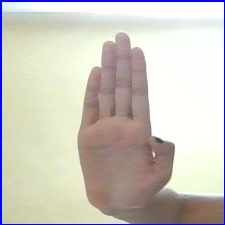
#> input picture Dataset/pataka/pataka-0.jpg, 225 x 225 px; its folder holds only this picture in this run
$ jupyter execute Untitled.ipynb
#> lines starting #> are read from the running program, lines starting #| are printed output that depends on the picture; after the words box and inside, x2 and y2 are one past the last pixel; in counts of white or black regions, pixels touching at a corner belong together
[cell 1]
import cv2
import numpy as np
import glob

[cell 2]
list_of_images = glob.glob("Dataset/pataka/*.jpg")

[cell 3]
list_of_images

[cell 4]
img = cv2.imread(list_of_images[0])
#> img is the input picture: shape (225, 225, 3); mean B, G, R 192, 200.6, 204.8
img_hsv = cv2.cvtColor(img,cv2.COLOR_BGR2HSV)
#> img_hsv: shape (225, 225, 3); mean H, S, V 39.4, 36.2, 213

[cell 5]
import matplotlib.pyplot as plt

[cell 6]
plt.imshow(img)

[cell 7]
img = cv2.imread(list_of_images[0])

converted = cv2.cvtColor(img, cv2.COLOR_BGR2HSV)

lower = np.array([0, 25, 90], dtype=np.uint8)
upper = np.array([20, 255, 255], dtype=np.uint8)
mask = cv2.inRange(converted, lower, upper)
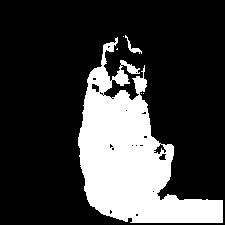
#> mask: shape (225, 225); 23.9% white; 6 white regions (4 under 20 px), largest, box (x1, y1, x2, y2) and area: (78, 37, 223, 223) 12040, (125, 35, 142, 54) 77


dilate_kernel = np.ones((1, 1), np.uint8)
it = 2
mask_d = cv2.dilate(mask, dilate_kernel, iterations=it)


gaussian_kernel = (3, 3)
x_thresh = 100
mask_b = cv2.GaussianBlur(mask_d, gaussian_kernel,
                              x_thresh)
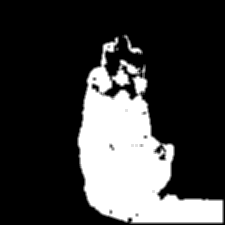
#> mask_b: shape (225, 225); min 0, max 255, mean 61.1

$ run again, on Dataset/pataka/pataka-4.jpg
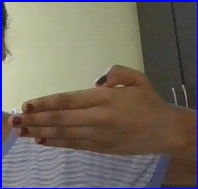
#> input picture Dataset/pataka/pataka-4.jpg, 198 x 189 px
#> img is the input picture: shape (189, 198, 3); mean B, G, R 98.4, 105.9, 114.2
#> img_hsv: shape (189, 198, 3); mean H, S, V 45.8, 73.7, 124.2
#> `mask = cv2.inRange(converted, lower, upper)`:
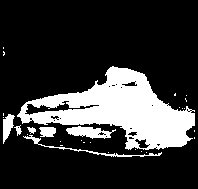
#> mask: shape (189, 198); 21.3% white; 29 white regions (22 under 20 px), largest, box (x1, y1, x2, y2) and area: (17, 66, 195, 150) 6848, (66, 126, 116, 139) 370, (23, 135, 162, 157) 281
#> `mask_b = cv2.GaussianBlur(mask_d, gaussian_kernel, x_thresh)`:
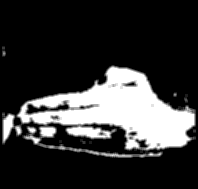
#> mask_b: shape (189, 198); min 0, max 255, mean 54.3

$ run again, on Dataset/pataka/pataka-5.jpg
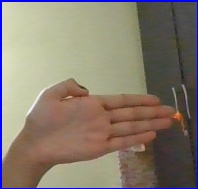
#> input picture Dataset/pataka/pataka-5.jpg, 198 x 189 px
#> img is the input picture: shape (189, 198, 3); mean B, G, R 110.6, 123.9, 134.8
#> img_hsv: shape (189, 198, 3); mean H, S, V 31, 70.1, 143.2
#> `mask = cv2.inRange(converted, lower, upper)`:
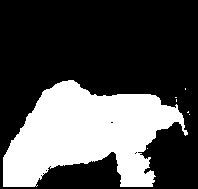
#> mask: shape (189, 198); 31.5% white; 7 white regions (6 under 20 px), largest, box (x1, y1, x2, y2) and area: (3, 80, 188, 187) 11775
#> `mask_b = cv2.GaussianBlur(mask_d, gaussian_kernel, x_thresh)`:
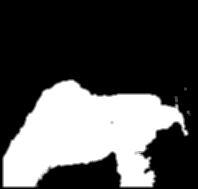
#> mask_b: shape (189, 198); min 0, max 255, mean 80.3

$ run again, on Dataset/pataka/pataka-6.jpg
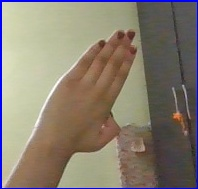
#> input picture Dataset/pataka/pataka-6.jpg, 198 x 189 px
#> img is the input picture: shape (189, 198, 3); mean B, G, R 113, 126.4, 135.9
#> img_hsv: shape (189, 198, 3); mean H, S, V 32.8, 67.1, 144.2
#> `mask = cv2.inRange(converted, lower, upper)`:
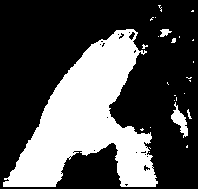
#> mask: shape (189, 198); 31.9% white; 26 white regions (22 under 20 px), largest, box (x1, y1, x2, y2) and area: (3, 29, 158, 187) 11510, (171, 102, 188, 138) 253, (160, 29, 172, 37) 59, (187, 109, 192, 119) 22
#> `mask_b = cv2.GaussianBlur(mask_d, gaussian_kernel, x_thresh)`:
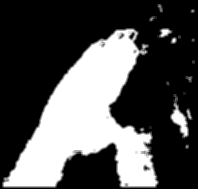
#> mask_b: shape (189, 198); min 0, max 255, mean 81.4

$ run again, on Dataset/pataka/pataka-1.jpg
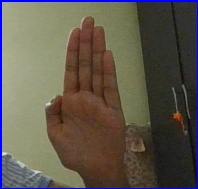
#> input picture Dataset/pataka/pataka-1.jpg, 198 x 189 px
#> img is the input picture: shape (189, 198, 3); mean B, G, R 76.4, 88.4, 95.6
#> img_hsv: shape (189, 198, 3); mean H, S, V 33.5, 84.5, 104.7
#> `mask = cv2.inRange(converted, lower, upper)`:
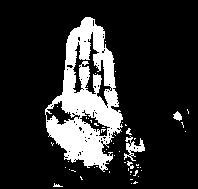
#> mask: shape (189, 198); 17.3% white; 51 white regions (45 under 20 px), largest, box (x1, y1, x2, y2) and area: (45, 17, 123, 172) 5986, (124, 136, 145, 161) 214, (173, 111, 182, 121) 56, (127, 161, 134, 169) 29, (126, 128, 132, 135) 23, (53, 183, 63, 187) 20
#> `mask_b = cv2.GaussianBlur(mask_d, gaussian_kernel, x_thresh)`:
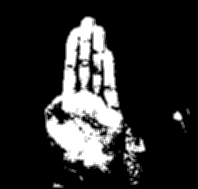
#> mask_b: shape (189, 198); min 0, max 255, mean 44
